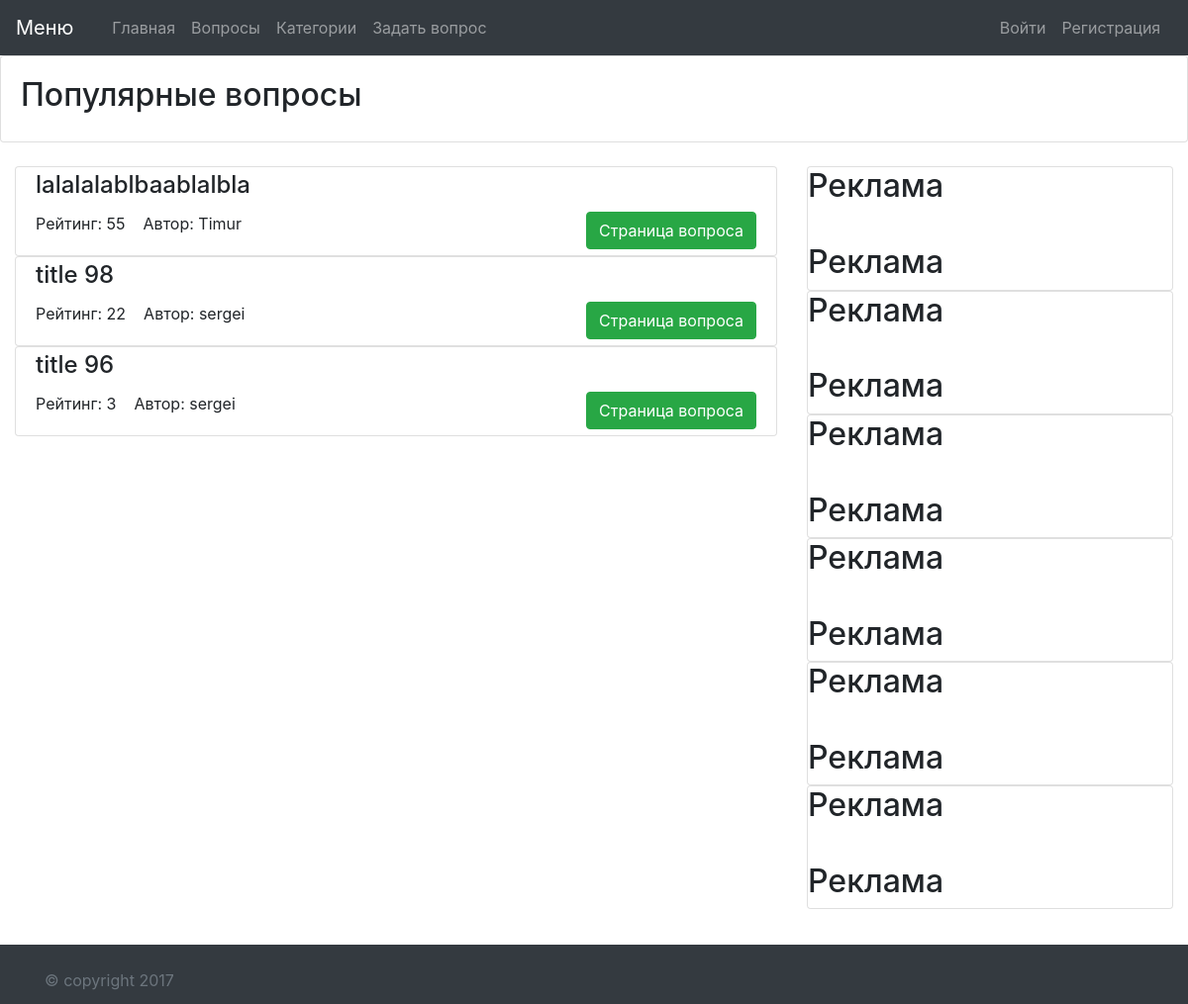
The app's page /index/, older data.
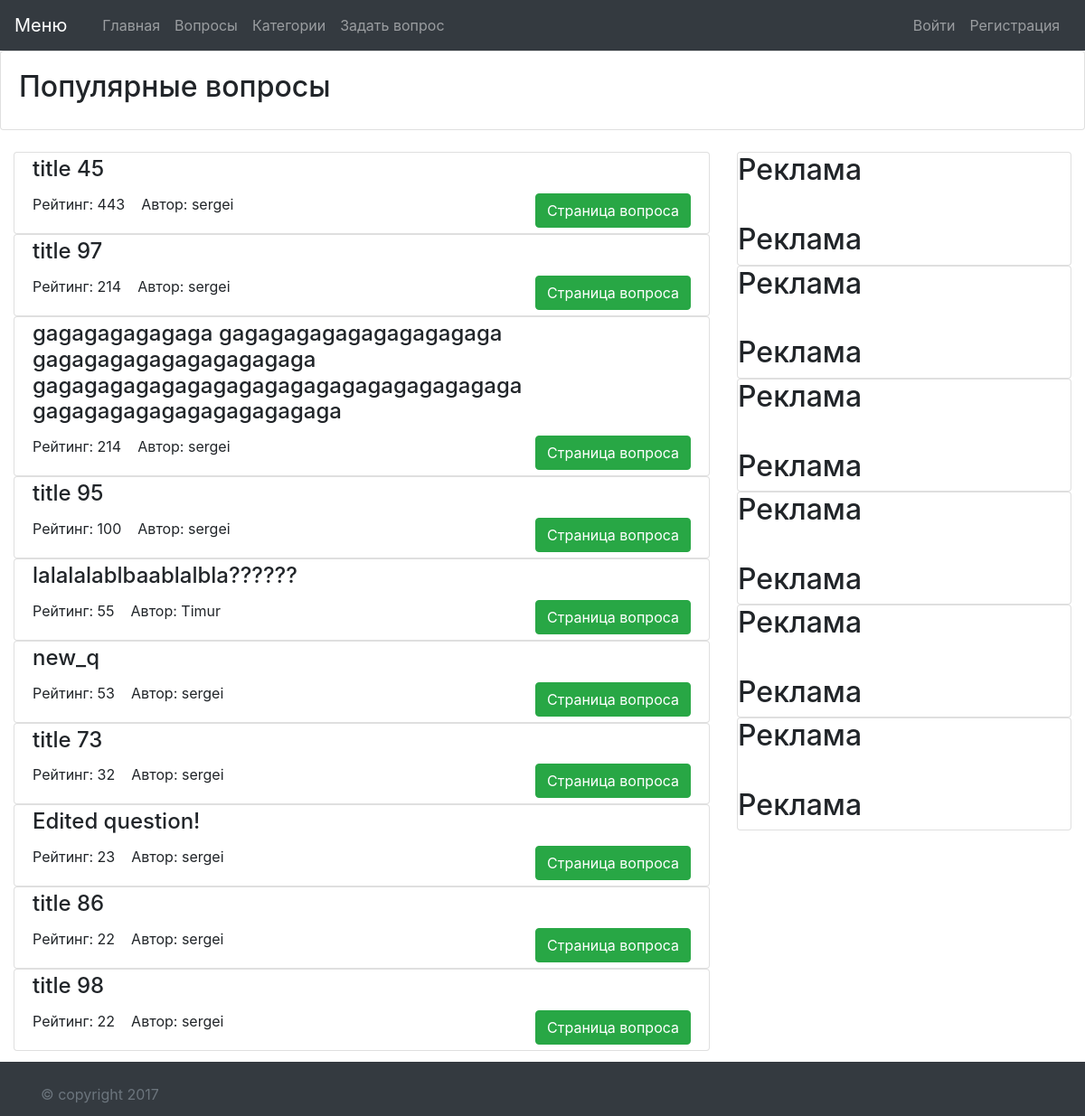
The same page, newer data.
### questions/models.py (models this page shows, shortened)
class Question(models.Model):
    author = models.ForeignKey(settings.AUTH_USER_MODEL)
    title = models.CharField(max_length=255, verbose_name=u'заголовок')
    text = models.TextField(verbose_name=u'описание')
    created_at = models.DateTimeField(auto_now_add=True, verbose_name=u'дата создания')
    rating = models.PositiveIntegerField(default=0, verbose_name=u'рейтинг')
    categories = models.ManyToManyField(Category, related_name='questions')
    class Meta:
        verbose_name = u'Вопрос'
        verbose_name_plural = u'Вопросы'
        ordering = ('-created_at', )

### questions/views.py (the view)
# urls.py: url(r'^$|index/', Index.as_view()),
class Index(QuestionList):
    model = Question
    template_name = "index.html"
    def get_queryset(self):
        return super(Index, self).get_queryset().exclude(rating__lt=1).order_by('-rating')[:10]

### questions/views.py (called while the page is built)
    def dispatch(self, request, *args, **kwargs):
        self.form = QuestionListForm(request.GET)
        self.form.is_valid()
        return super(QuestionList, self).dispatch(request, *args, **kwargs)

    def get_queryset(self):
        queryset = Question.objects.all()
        if self.form.cleaned_data.get('search'):
            queryset = queryset.filter(title=self.form.cleaned_data['search'])
        if self.form.cleaned_data.get('sort_field'):
            queryset = queryset.order_by(self.form.cleaned_data['sort_field'])
        queryset = queryset.annotate(answers_count=Count('answers__id'))
        return queryset

    def get_context_data(self, **kwargs):
        context = super(QuestionList, self).get_context_data(**kwargs)
        context['form'] = self.form
        return context

### templates/index.html (shortened to what this page needs)
{% extends 'base.html' %}
{% block caption %}Популярные вопросы{% endblock %}
{% block content %}
<div class="col-sm-8" style="float: left;">
{% for q in object_list %}
<div class="row">
  <div class="col">
    <div class="card">
      <div class="card-body">
        <h4 class="card-title" style="margin-top: -16px;">{{ q.title }}</h4>
        <span>Рейтинг: {{ q.rating }}</span>&nbsp;&nbsp;&nbsp;
        <span class="card-text">Автор: {{ q.author }}</span>
        <a href="{% url 'question_detail' pk=q.id %}" class="btn btn-success" style="float:right;margin-bottom:-20px;">Страница вопроса</a>
      </div>
    </div>
  </div>
</div>
{% endfor %}<br/><br/><br/>
</div>
<div class="col-sm-4" style="float: left;">
    <div class="card"><h2>Реклама<br/><br/>Реклама</h2></div>
    <div class="card"><h2>Реклама<br/><br/>Реклама</h2></div>
    <div class="card"><h2>Реклама<br/><br/>Реклама</h2></div>
    <div class="card"><h2>Реклама<br/><br/>Реклама</h2></div>
    <div class="card"><h2>Реклама<br/><br/>Реклама</h2></div>
    <div class="card"><h2>Реклама<br/><br/>Реклама</h2></div><br/><br/><br/><br/>
</div>
{% endblock %}

Row changes from the older to the newer data that the page shows:
no longer on this page (row unchanged): Question: title "title 96", rating "3", author "sergei"
now on this page (row edited): Question: title "title 45", rating "443", author "sergei"
now on this page (row edited): Question: title "title 97", rating "214", author "sergei"
now on this page (row edited): Question: title "gagagagagagaga gagagagagagagagagagaga gagagagagagagagagagaga gagagagagagagagagagagagagagagagagagaga gagagagagagagagagagagaga", rating "214", author "sergei"
now on this page (row edited): Question: title "title 95", rating "100", author "sergei"
changed Question "Timur": title "lalalalablbaablalbla" → "lalalalablbaablalbla??????"
now on this page (row edited): Question: title "new_q", rating "53", author "sergei"
now on this page (row edited): Question: title "title 73", rating "32", author "sergei"
now on this page (row edited): Question: title "Edited question!", rating "23", author "sergei"
now on this page (row edited): Question: title "title 86", rating "22", author "sergei"
